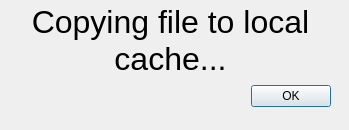
<?xml version="1.0" encoding="UTF-8"?>
<ui version="4.0">
 <class>WCopyDialog</class>
 <widget class="QDialog" name="WCopyDialog">
  <property name="geometry">
   <rect>
    <x>0</x>
    <y>0</y>
    <width>349</width>
    <height>130</height>
   </rect>
  </property>
  <property name="windowTitle">
   <string>Dialog</string>
  </property>
  <widget class="QDialogButtonBox" name="w_buttonBox">
   <property name="geometry">
    <rect>
     <x>20</x>
     <y>80</y>
     <width>311</width>
     <height>32</height>
    </rect>
   </property>
   <property name="orientation">
    <enum>Qt::Horizontal</enum>
   </property>
   <property name="standardButtons">
    <set>QDialogButtonBox::Ok</set>
   </property>
  </widget>
  <widget class="QLabel" name="w_runout_title">
   <property name="geometry">
    <rect>
     <x>10</x>
     <y>10</y>
     <width>321</width>
     <height>61</height>
    </rect>
   </property>
   <property name="font">
    <font>
     <pointsize>24</pointsize>
    </font>
   </property>
   <property name="text">
    <string>Copying file to local cache...</string>
   </property>
   <property name="alignment">
    <set>Qt::AlignCenter</set>
   </property>
   <property name="wordWrap">
    <bool>true</bool>
   </property>
  </widget>
 </widget>
 <resources/>
 <connections>
  <connection>
   <sender>w_buttonBox</sender>
   <signal>accepted()</signal>
   <receiver>WCopyDialog</receiver>
   <slot>accept()</slot>
   <hints>
    <hint type="sourcelabel">
     <x>248</x>
     <y>254</y>
    </hint>
    <hint type="destinationlabel">
     <x>157</x>
     <y>274</y>
    </hint>
   </hints>
  </connection>
  <connection>
   <sender>w_buttonBox</sender>
   <signal>rejected()</signal>
   <receiver>WCopyDialog</receiver>
   <slot>reject()</slot>
   <hints>
    <hint type="sourcelabel">
     <x>316</x>
     <y>260</y>
    </hint>
    <hint type="destinationlabel">
     <x>286</x>
     <y>274</y>
    </hint>
   </hints>
  </connection>
 </connections>
</ui>
